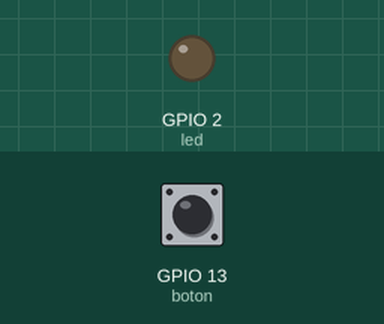
The program below on a simulated ESP32 board running MicroPython. Parts: output pins drawn as LEDs (lit = HIGH). The test bench sets the inputs (shaded band); at power-on: GPIO 13 (boton) LOW. What the program prints to the serial console is not drawn.

Above: at 1.2 s.
1.3 s: GPIO 13 (boton) pulled HIGH for 0.15 s
At 1.4 s:
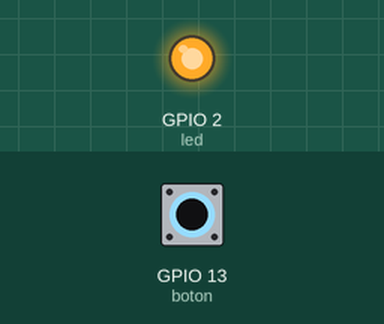
3.0 s: GPIO 13 (boton) pulled HIGH for 3.2 s
At 7.6 s:
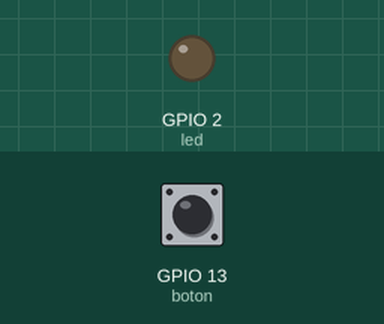
Timing chart, 0 to 9.1 s (numbered marks = the images above; inputs shaded):
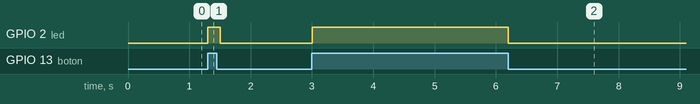

The program:

Control_boton.py
```python
#Insertamso las librerias de trabajo
from machine import Pin
#libreria para el tiempo
import time

#Asignacion de variables
red = 2
bot = 13

#Asignacion de salidas y entradas
led = Pin(red, Pin.OUT)
boton = Pin(bot, Pin.IN, Pin.PULL_DOWN)

#inicio e sistema
print("GO")

#inicia un bucle para que se repita
while True:

    #Inicio de las sentencias de pregunta
    if boton.value() == 1:
        led.value(1)
    else:
        led.value(0)

    #esperamos un tiempo para evitar rebotes
    time.sleep(0.1)
```

Measured:
- after the input at 1.3 s, GPIO 2 (led): LOW → HIGH at once, → LOW 0.20 s later
- after the input at 3.0 s, GPIO 2 (led): LOW → HIGH at once, → LOW 3.2 s later
